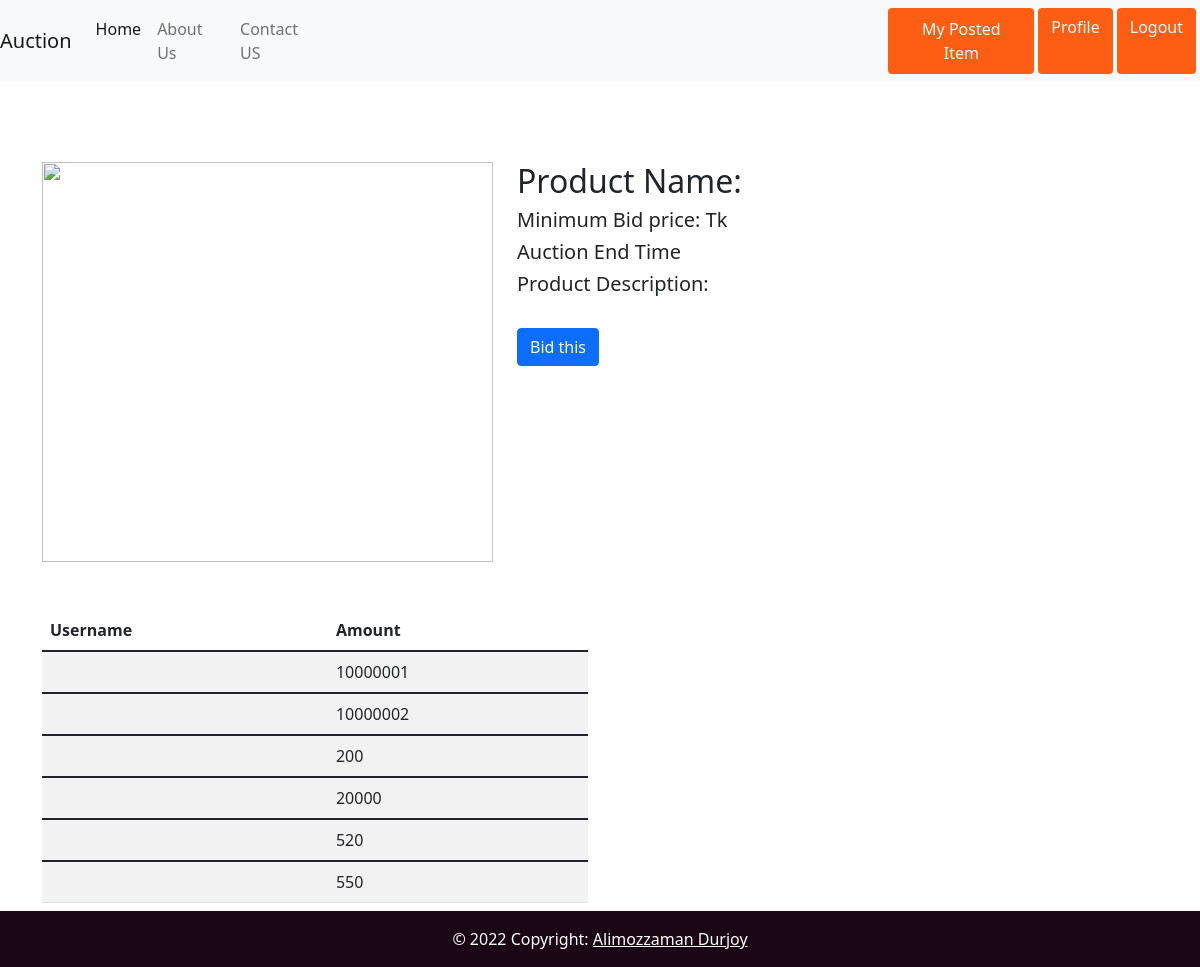
The app's page /bidamountdata/ (signed in) with its own data.
### app/models.py (models this page shows, shortened)
class Bid(models.Model):
  product = models.ForeignKey(Product,on_delete=models.CASCADE)
  user = models.ForeignKey(Customer,on_delete=models.CASCADE)
  bid_amount = models.CharField(max_length=20)

### app/views.py (the view)
# urls.py: path('bidamountdata/', views.bidamountdata, name="bidamountdata"),
def bidamountdata(request):
  bid = Bid.objects.all()
  return render(request, 'app/bid.html',{'bid':bid})

### app/templates/app/bid.html (shortened to what this page needs)
{% extends 'app/base.html' %}
{% load static %}
{% block main-content %}
<div class="container" style="padding-top: 80px;">
  <div class="row">
    <div class="col-md-5">
      <img src="{{ object.photo.url }}" alt="" style="width: 100%; height: 50vh;">
    </div>
    <div class="col-md-7">
      <h2>Product Name:{{object.name}}</h2>
      <h5>Minimum Bid price: {{object.min_bid_price}}Tk</h5>
      <h5>Auction End Time{{object.auctionEndTime}}</h5>
      <h5>Product Description: {{object.description}}</h5>
      <br>
      <a href="{% url 'bidamount' object.id %}" role="button" class="btn btn-primary">Bid this</a>
      <br>
    </div>
  </div>
</div>
<div class="container my-5">
  <div class="row">
    <div class="col-md-6 table-responsive">
      <table class="table table-striped">
        <thead>
          <tr>
            <th scope="col">Username</th>
            <th scope="col">Amount</th>
          </tr>
        </thead>
        {% for b in bid %}
        <tbody>
          <td>{{b.product.user.username}}</td>
          <td>{{b.bid_amount}}</td>
        </tbody>
        {% endfor %}
      </table>
    </div>
  </div>
</div>
{% endblock main-content %}

### records on screen
Bid: bid_amount "10000001"
Bid: bid_amount "10000002"
Bid: bid_amount "200"
Bid: bid_amount "20000"
Bid: bid_amount "520"
Bid: bid_amount "550"
